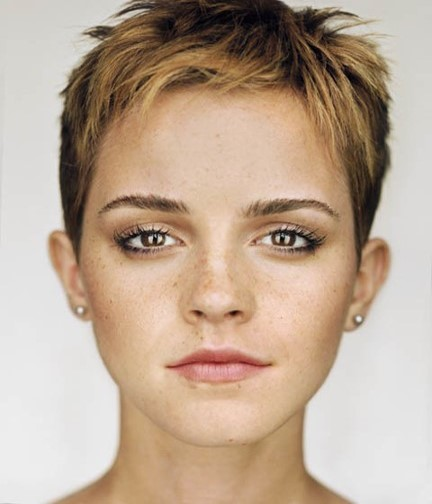
#> input picture Hybrid-Images/Watson.jpg, 432 x 504 px
$ python code.py
#> lines starting #> are read from the running program, lines starting #| are printed output that depends on the picture
import cv2 as cv
import numpy as np

INPUT1_PATH = 'Watson.jpg'
INPUT2_PATH = 'Radcliffe.jpg'
RESULTS_DIR = 'results/'

NEAR_ORIG_PATH = 'res19-near.jpg'
FAR_ORIG_PATH = 'res20-far.jpg'
NEAR_ADJUSTED_PATH = 'res21-near.jpg'
FAR_ADJUSTED_PATH = 'res22-far.jpg'
NEAR_DFT_PATH = 'res23-dft-near.jpg'
FAR_DFT_PATH = 'res24-dft-far.jpg'
HIGHPASS_PATH = f'res25-highpass-%s.jpg'
LOW_PASS_PATH = f'res26-lowpass-%s.jpg'
HIGH_PASSED_PATH = 'res27-highpassed.jpg'
LOW_PASSED_PATH = 'res28-lowpassed.jpg'
RESULT_PATH = 'res29-hybrid.jpg'
RES_NEAR_PATH = 'res30-hybrid-near.jpg'
RES_FAR_PATH = 'res31-hybrid-far.jpg'


def save_image(image, file_name):
    cv.imwrite(f'{RESULTS_DIR}{file_name}', image.astype(np.uint8))


def create_hybrid_image(near_im, far_im):
    RADIUS = 35

    def adjust_images(image_1, image_2):
        image_2 = cv.resize(image_2, image_1.shape[:2][::-1], interpolation=cv.INTER_CUBIC)
        eyes_1 = [[240, 155], [240, 284]]  # left, right
        eyes_2 = [[242, 164], [242, 281]]

        mid_eye_1 = (eyes_1[0][0] + eyes_1[1][0]) / 2, (eyes_1[0][1] + eyes_1[1][1]) / 2
        mid_eye_2 = (eyes_2[0][0] + eyes_2[1][0]) / 2, (eyes_2[0][1] + eyes_2[1][1]) / 2
        matrix = np.eye(3)
        matrix[0][2] = mid_eye_1[1] - mid_eye_2[1]
        matrix[1][2] = mid_eye_1[0] - mid_eye_2[0]
        image_2 = cv.warpPerspective(image_2, matrix, image_1.shape[:2][::-1])

        save_image(image_1, NEAR_ADJUSTED_PATH)
        save_image(image_2, FAR_ADJUSTED_PATH)
        return image_1, image_2

    def fourier(image):
        im_fft = np.empty(image.shape, dtype=complex)
        b, g, r = cv.split(image)
        im_fft[:, :, 0] = np.fft.fftshift(np.fft.fft2(b))
        im_fft[:, :, 1] = np.fft.fftshift(np.fft.fft2(g))
        im_fft[:, :, 2] = np.fft.fftshift(np.fft.fft2(r))
        return im_fft

    def inverse_fourier(image):
        im = np.empty(image.shape, dtype=complex)
        im[:, :, 0] = np.fft.ifft2(np.fft.ifftshift(image[:, :, 0]))
        im[:, :, 1] = np.fft.ifft2(np.fft.ifftshift(image[:, :, 1]))
        im[:, :, 2] = np.fft.ifft2(np.fft.ifftshift(image[:, :, 2]))
        return np.real(im)

    def get_cut_off(shape, rad):
        result = np.zeros(shape)
        result = cv.circle(result, (shape[1] // 2, shape[0] // 2), int(1.3 * rad), (0.5, 0.5, 0.5), thickness=-1)
        result = cv.circle(result, (shape[1] // 2, shape[0] // 2), rad, (1, 1, 1), thickness=-1)
        return result

    def normalize_image(image):
        result = np.real(image)
        result = (result - np.min(result)) / (np.max(result) - np.min(result)) * 255
        return result.astype(np.uint8)

    near_im, far_im = adjust_images(near_im, far_im)

    cut_off = get_cut_off(near_im.shape[:2], RADIUS)
    save_image(normalize_image(1 - cut_off), HIGHPASS_PATH % 'none')
    save_image(normalize_image(cut_off), LOW_PASS_PATH % 'none')

    near_fft, far_fft = fourier(near_im), fourier(far_im)
    save_image(normalize_image(np.log(np.abs(near_fft))), NEAR_DFT_PATH)
    save_image(normalize_image(np.log(np.abs(far_fft))), FAR_DFT_PATH)
    far_fft[:, :, 0] = cut_off * far_fft[:, :, 0]
    far_fft[:, :, 1] = cut_off * far_fft[:, :, 1]
    far_fft[:, :, 2] = cut_off * far_fft[:, :, 2]
    near_fft[:, :, 0] = (1 - cut_off) * near_fft[:, :, 0]
    near_fft[:, :, 1] = (1 - cut_off) * near_fft[:, :, 1]
    near_fft[:, :, 2] = (1 - cut_off) * near_fft[:, :, 2]
    save_image(normalize_image(inverse_fourier(near_fft)), HIGH_PASSED_PATH)
    save_image(normalize_image(inverse_fourier(far_fft)), LOW_PASSED_PATH)

    mix = far_fft + near_fft
    hybrid_image = normalize_image(inverse_fourier(mix))
    save_image(hybrid_image, RESULT_PATH)

    shape = hybrid_image.shape[:2][::-1]
    save_image(cv.resize(hybrid_image, (shape[0] * 2, shape[1] * 2), interpolation=cv.INTER_CUBIC), RES_NEAR_PATH)
    save_image(cv.resize(hybrid_image, (shape[0] // 2, shape[1] // 2), interpolation=cv.INTER_AREA), RES_FAR_PATH)


im_1 = cv.imread(INPUT1_PATH, cv.IMREAD_COLOR)
#> im_1 is the input picture: shape (504, 432, 3); mean B, G, R 148.6, 167.5, 188.6
im_2 = cv.imread(INPUT2_PATH, cv.IMREAD_COLOR)
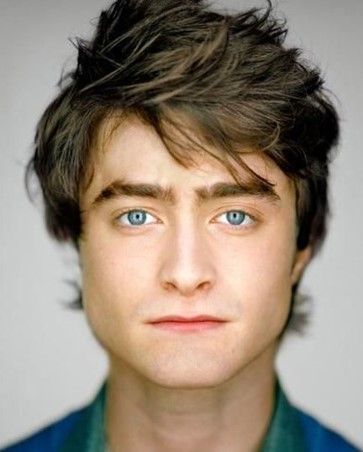
#> input picture Hybrid-Images/Radcliffe.jpg, 363 x 452 px
#> im_2 is the input picture: shape (452, 363, 3); mean B, G, R 120.2, 134.6, 148.4
create_hybrid_image(im_1, im_2)
#> in adjust_images, `image_2 = cv.warpPerspective(image_2, matrix, image_1.shape[:2][::-1])`:
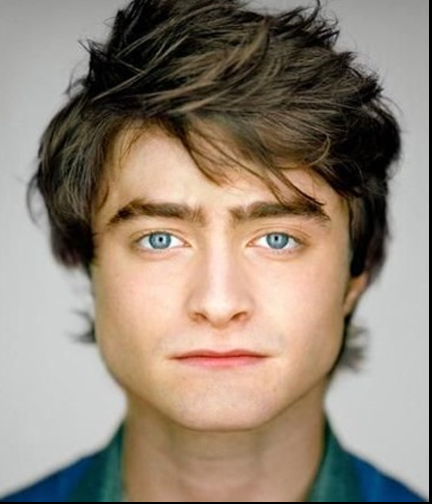
#> image_2: shape (504, 432, 3); mean B, G, R 118.4, 132.8, 146.6
#> in normalize_image (call 2), `result = np.real(image)`:
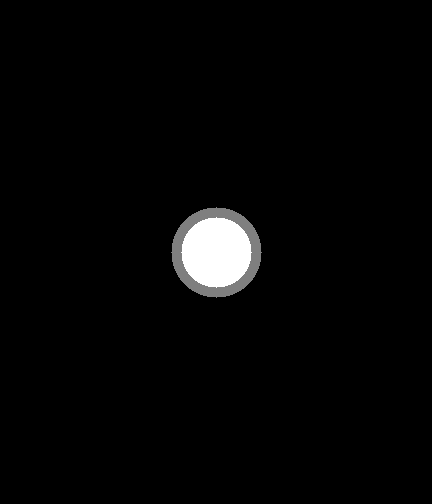
#> image: shape (504, 432) float64; min 0, max 1, mean 0.0235
#> in fourier (call 2), `b, g, r = cv.split(image)`:
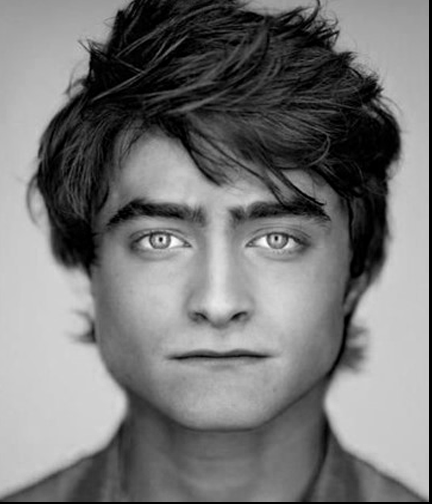
#> b: shape (504, 432); min 0, max 255, mean 118.4
#> in fourier (call 2), `b, g, r = cv.split(image)`:
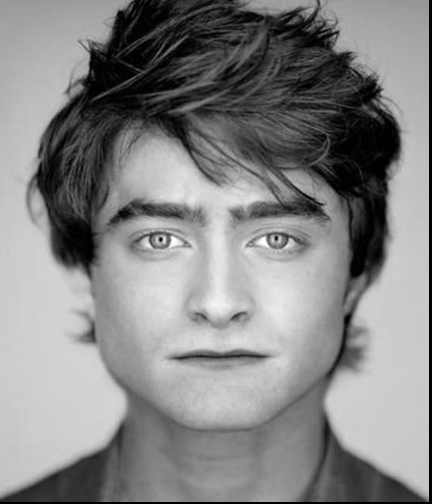
#> g: shape (504, 432); min 0, max 255, mean 132.8
#> in fourier (call 2), `b, g, r = cv.split(image)`:
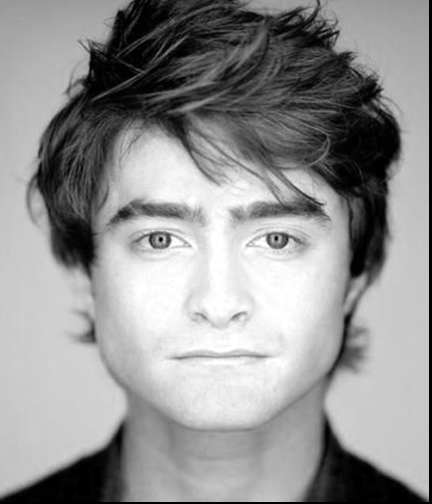
#> r: shape (504, 432); min 0, max 255, mean 146.6
#> in normalize_image (call 7), `result = np.real(image)`:
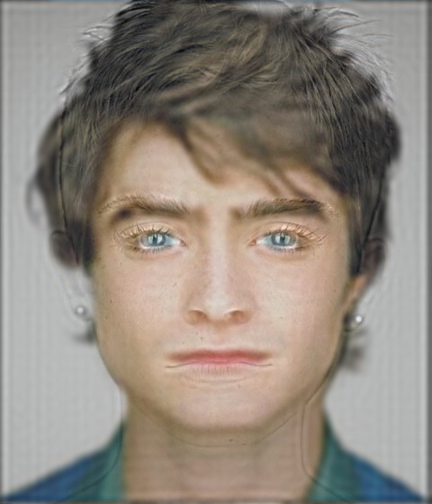
#> result: shape (504, 432, 3) float64; mean of channels 0, 1, 2 118.4, 132.8, 146.6; drawn with min black and max white
